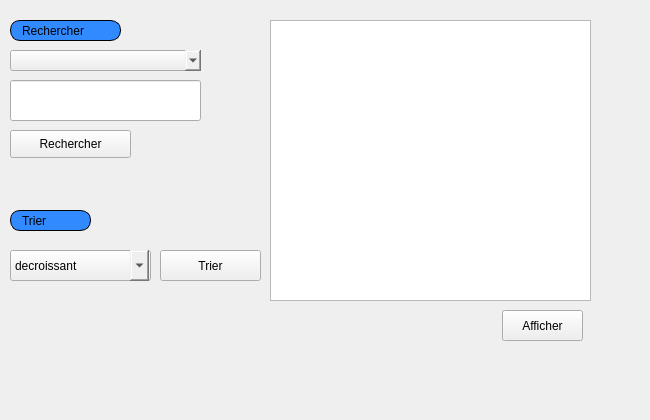
     <widget class="QWidget" name="tab_13">
      <attribute name="title">
       <string>Afficher</string>
      </attribute>
      <widget class="QComboBox" name="combobox_tri_employe">
       <property name="geometry">
        <rect>
         <x>10</x>
         <y>250</y>
         <width>141</width>
         <height>31</height>
        </rect>
       </property>
       <property name="styleSheet">
        <string notr="true">
font: bold, &quot;Arial&quot;;;

QComboBox {
    margin-right: 20px;
}
QComboBox::drop-down {
    subcontrol-origin: margin;
}


</string>
       </property>
       <item>
        <property name="text">
         <string>decroissant</string>
        </property>
        <property name="icon">
         <iconset resource="ressources.qrc">
          <normaloff>:/images/img/number.png</normaloff>:/images/img/number.png</iconset>
        </property>
       </item>
       <item>
        <property name="text">
         <string>Ordre alphabetique</string>
        </property>
        <property name="icon">
         <iconset resource="ressources.qrc">
          <normaloff>:/images/img/alpha.png</normaloff>:/images/img/alpha.png</iconset>
        </property>
       </item>
      </widget>
      <widget class="QTableView" name="tableView">
       <property name="geometry">
        <rect>
         <x>270</x>
         <y>20</y>
         <width>321</width>
         <height>281</height>
        </rect>
       </property>
      </widget>
      <widget class="QLabel" name="label_17">
       <property name="geometry">
        <rect>
         <x>10</x>
         <y>210</y>
         <width>81</width>
         <height>21</height>
        </rect>
       </property>
       <property name="styleSheet">
        <string notr="true">border: 1px solid black;
border-radius: 10px;
padding: 0 8px;
background: #318aff;
font: bold, &quot;Arial&quot;;;
text-align:center;
</string>
       </property>
       <property name="text">
        <string>Trier</string>
       </property>
      </widget>
      <widget class="QPushButton" name="pushButton_3">
       <property name="geometry">
        <rect>
         <x>502</x>
         <y>310</y>
         <width>81</width>
         <height>31</height>
        </rect>
       </property>
       <property name="styleSheet">
        <string notr="true">#pushButton_3{
font: bold, &quot;Arial&quot;;;     background-color: qlineargradient(x1: 0, y1: 0, x2: 0, y2: 1,
                                       stop: 0 #dadbde, stop: 1 #f6f7fa);
}
#pushButton_3:pressed {
font: bold, &quot;Arial&quot;;;     background-color: qlineargradient(x1: 0, y1: 0, x2: 0, y2: 1,
                                       stop: 0 #dadbde, stop: 1 #fff07b);


}</string>
       </property>
       <property name="text">
        <string>Afficher</string>
       </property>
       <property name="icon">
        <iconset resource="ressources.qrc">
         <normaloff>:/images/img/A.png</normaloff>:/images/img/A.png</iconset>
       </property>
      </widget>
      <widget class="QLabel" name="label_29">
       <property name="geometry">
        <rect>
         <x>10</x>
         <y>20</y>
         <width>111</width>
         <height>21</height>
        </rect>
       </property>
       <property name="styleSheet">
        <string notr="true">border: 1px solid black;
border-radius: 10px;
padding: 0 8px;
background: #318aff;
font: bold, &quot;Arial&quot;;;
text-align:center;
</string>
       </property>
       <property name="text">
        <string>Rechercher</string>
       </property>
      </widget>
      <widget class="QLabel" name="label_19">
       <property name="geometry">
        <rect>
         <x>0</x>
         <y>0</y>
         <width>641</width>
         <height>411</height>
        </rect>
       </property>
       <property name="text">
        <string/>
       </property>
       <property name="pixmap">
        <pixmap resource="ressources.qrc">:/images/img/imf.jpg</pixmap>
       </property>
       <property name="scaledContents">
        <bool>true</bool>
       </property>
      </widget>
      <widget class="QComboBox" name="recherche_employe_matricule">
       <property name="geometry">
        <rect>
         <x>10</x>
         <y>50</y>
         <width>211</width>
         <height>21</height>
        </rect>
       </property>
       <property name="styleSheet">
        <string notr="true">QComboBox {
    margin-right: 20px;
}
QComboBox::drop-down {
    subcontrol-origin: margin;
}</string>
       </property>
      </widget>
      <widget class="QPushButton" name="rechercher_employe">
       <property name="geometry">
        <rect>
         <x>10</x>
         <y>130</y>
         <width>121</width>
         <height>28</height>
        </rect>
       </property>
       <property name="styleSheet">
        <string notr="true">font: bold, &quot;Arial&quot;;;     background-color: qlineargradient(x1: 0, y1: 0, x2: 0, y2: 1,
                                       stop: 0 #dadbde, stop: 1 #f6f7fa);</string>
       </property>
       <property name="text">
        <string>Rechercher</string>
       </property>
       <property name="icon">
        <iconset resource="ressources.qrc">
         <normaloff>:/images/img/AP.png</normaloff>:/images/img/AP.png</iconset>
       </property>
      </widget>
      <widget class="QPushButton" name="Trier_employe">
       <property name="geometry">
        <rect>
         <x>160</x>
         <y>250</y>
         <width>101</width>
         <height>31</height>
        </rect>
       </property>
       <property name="styleSheet">
        <string notr="true">font: bold, &quot;Arial&quot;;;     background-color: qlineargradient(x1: 0, y1: 0, x2: 0, y2: 1,
                                       stop: 0 #dadbde, stop: 1 #f6f7fa);</string>
       </property>
       <property name="text">
        <string>Trier</string>
       </property>
       <property name="icon">
        <iconset resource="ressources.qrc">
         <normaloff>:/images/img/sort.png</normaloff>:/images/img/sort.png</iconset>
       </property>
      </widget>
      <widget class="QLineEdit" name="recherche_dynamique_employe">
       <property name="geometry">
        <rect>
         <x>10</x>
         <y>80</y>
         <width>191</width>
         <height>41</height>
        </rect>
       </property>
      </widget>
      <zorder>label_19</zorder>
      <zorder>combobox_tri_employe</zorder>
      <zorder>tableView</zorder>
      <zorder>label_17</zorder>
      <zorder>pushButton_3</zorder>
      <zorder>label_29</zorder>
      <zorder>recherche_employe_matricule</zorder>
      <zorder>rechercher_employe</zorder>
      <zorder>Trier_employe</zorder>
      <zorder>recherche_dynamique_employe</zorder>
     </widget>
